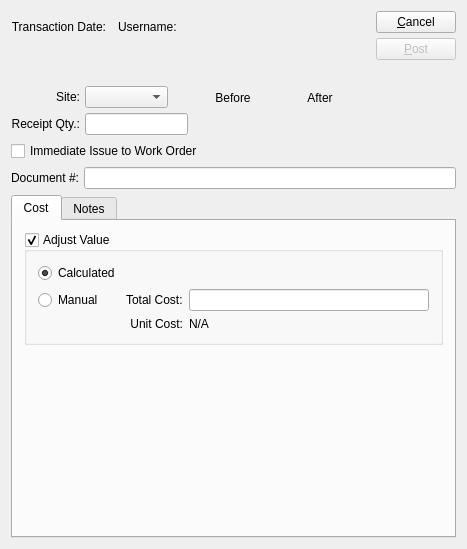
<?xml version="1.0" encoding="UTF-8"?>
<ui version="4.0">
 <comment>This file is part of the xTuple ERP: PostBooks Edition, a free and
open source Enterprise Resource Planning software suite,
Copyright (c) 1999-2019 by OpenMFG LLC, d/b/a xTuple.
It is licensed to you under the Common Public Attribution License
version 1.0, the full text of which (including xTuple-specific Exhibits)
is available at www.xtuple.com/CPAL.  By using this software, you agree
to be bound by its terms.</comment>
 <class>materialReceiptTrans</class>
 <widget class="QWidget" name="materialReceiptTrans">
  <property name="geometry">
   <rect>
    <x>0</x>
    <y>0</y>
    <width>467</width>
    <height>549</height>
   </rect>
  </property>
  <property name="windowTitle">
   <string>Material Receipt Transaction</string>
  </property>
  <layout class="QVBoxLayout" name="verticalLayout_3">
   <item>
    <layout class="QHBoxLayout">
     <item>
      <layout class="QVBoxLayout">
       <item>
        <layout class="QHBoxLayout">
         <item>
          <widget class="QLabel" name="_transDateLit">
           <property name="text">
            <string>Transaction Date:</string>
           </property>
           <property name="alignment">
            <set>Qt::AlignRight|Qt::AlignTrailing|Qt::AlignVCenter</set>
           </property>
           <property name="buddy">
            <cstring>_transDate</cstring>
           </property>
          </widget>
         </item>
         <item>
          <widget class="DLineEdit" name="_transDate"/>
         </item>
         <item>
          <widget class="QLabel" name="_usernameLit">
           <property name="text">
            <string>Username:</string>
           </property>
          </widget>
         </item>
         <item>
          <widget class="QLabel" name="_username">
           <property name="sizePolicy">
            <sizepolicy hsizetype="Expanding" vsizetype="Preferred">
             <horstretch>0</horstretch>
             <verstretch>0</verstretch>
            </sizepolicy>
           </property>
           <property name="alignment">
            <set>Qt::AlignLeading|Qt::AlignLeft|Qt::AlignVCenter</set>
           </property>
          </widget>
         </item>
        </layout>
       </item>
       <item>
        <layout class="QHBoxLayout">
         <property name="spacing">
          <number>0</number>
         </property>
         <item>
          <widget class="ItemCluster" name="_item">
           <property name="focusPolicy">
            <enum>Qt::StrongFocus</enum>
           </property>
          </widget>
         </item>
         <item>
          <spacer>
           <property name="orientation">
            <enum>Qt::Horizontal</enum>
           </property>
           <property name="sizeType">
            <enum>QSizePolicy::Expanding</enum>
           </property>
           <property name="sizeHint" stdset="0">
            <size>
             <width>20</width>
             <height>20</height>
            </size>
           </property>
          </spacer>
         </item>
        </layout>
       </item>
      </layout>
     </item>
     <item>
      <layout class="QVBoxLayout">
       <property name="spacing">
        <number>5</number>
       </property>
       <item>
        <widget class="QPushButton" name="_close">
         <property name="text">
          <string>&amp;Cancel</string>
         </property>
        </widget>
       </item>
       <item>
        <widget class="QPushButton" name="_post">
         <property name="enabled">
          <bool>false</bool>
         </property>
         <property name="text">
          <string>&amp;Post</string>
         </property>
         <property name="default">
          <bool>true</bool>
         </property>
        </widget>
       </item>
       <item>
        <spacer>
         <property name="orientation">
          <enum>Qt::Vertical</enum>
         </property>
         <property name="sizeType">
          <enum>QSizePolicy::Preferred</enum>
         </property>
         <property name="sizeHint" stdset="0">
          <size>
           <width>20</width>
           <height>20</height>
          </size>
         </property>
        </spacer>
       </item>
      </layout>
     </item>
    </layout>
   </item>
   <item>
    <layout class="QHBoxLayout">
     <property name="spacing">
      <number>0</number>
     </property>
     <item>
      <layout class="QHBoxLayout">
       <property name="spacing">
        <number>5</number>
       </property>
       <item>
        <layout class="QVBoxLayout">
         <property name="spacing">
          <number>5</number>
         </property>
         <item>
          <widget class="QLabel" name="_warehouseLit">
           <property name="text">
            <string>Site:</string>
           </property>
           <property name="alignment">
            <set>Qt::AlignRight|Qt::AlignTrailing|Qt::AlignVCenter</set>
           </property>
           <property name="margin">
            <number>3</number>
           </property>
           <property name="buddy">
            <cstring>_warehouse</cstring>
           </property>
          </widget>
         </item>
         <item>
          <widget class="QLabel" name="_qtyLit">
           <property name="text">
            <string>Receipt Qty.:</string>
           </property>
           <property name="alignment">
            <set>Qt::AlignRight|Qt::AlignTrailing|Qt::AlignVCenter</set>
           </property>
           <property name="margin">
            <number>2</number>
           </property>
           <property name="buddy">
            <cstring>_qty</cstring>
           </property>
          </widget>
         </item>
        </layout>
       </item>
       <item>
        <layout class="QVBoxLayout">
         <property name="spacing">
          <number>5</number>
         </property>
         <item>
          <layout class="QHBoxLayout">
           <property name="spacing">
            <number>0</number>
           </property>
           <item>
            <widget class="WComboBox" name="_warehouse"/>
           </item>
           <item>
            <spacer>
             <property name="orientation">
              <enum>Qt::Horizontal</enum>
             </property>
             <property name="sizeType">
              <enum>QSizePolicy::Preferred</enum>
             </property>
             <property name="sizeHint" stdset="0">
              <size>
               <width>20</width>
               <height>0</height>
              </size>
             </property>
            </spacer>
           </item>
          </layout>
         </item>
         <item>
          <widget class="XLineEdit" name="_qty">
           <property name="sizePolicy">
            <sizepolicy hsizetype="Preferred" vsizetype="Fixed">
             <horstretch>0</horstretch>
             <verstretch>0</verstretch>
            </sizepolicy>
           </property>
           <property name="alignment">
            <set>Qt::AlignRight</set>
           </property>
          </widget>
         </item>
        </layout>
       </item>
       <item>
        <layout class="QVBoxLayout">
         <property name="spacing">
          <number>0</number>
         </property>
         <item>
          <spacer>
           <property name="orientation">
            <enum>Qt::Vertical</enum>
           </property>
           <property name="sizeType">
            <enum>QSizePolicy::Preferred</enum>
           </property>
           <property name="sizeHint" stdset="0">
            <size>
             <width>10</width>
             <height>0</height>
            </size>
           </property>
          </spacer>
         </item>
         <item>
          <layout class="QHBoxLayout">
           <property name="spacing">
            <number>7</number>
           </property>
           <item>
            <layout class="QVBoxLayout">
             <property name="spacing">
              <number>2</number>
             </property>
             <item>
              <widget class="QLabel" name="_beforeQtyLit">
               <property name="text">
                <string>Before</string>
               </property>
               <property name="alignment">
                <set>Qt::AlignCenter</set>
               </property>
              </widget>
             </item>
             <item>
              <widget class="XLabel" name="_beforeQty">
               <property name="minimumSize">
                <size>
                 <width>80</width>
                 <height>0</height>
                </size>
               </property>
               <property name="alignment">
                <set>Qt::AlignRight|Qt::AlignTrailing|Qt::AlignVCenter</set>
               </property>
              </widget>
             </item>
            </layout>
           </item>
           <item>
            <layout class="QVBoxLayout">
             <property name="spacing">
              <number>2</number>
             </property>
             <item>
              <widget class="QLabel" name="_afterQtyLit">
               <property name="text">
                <string>After</string>
               </property>
               <property name="alignment">
                <set>Qt::AlignCenter</set>
               </property>
              </widget>
             </item>
             <item>
              <widget class="XLabel" name="_afterQty">
               <property name="minimumSize">
                <size>
                 <width>80</width>
                 <height>0</height>
                </size>
               </property>
               <property name="alignment">
                <set>Qt::AlignRight|Qt::AlignTrailing|Qt::AlignVCenter</set>
               </property>
              </widget>
             </item>
            </layout>
           </item>
          </layout>
         </item>
        </layout>
       </item>
      </layout>
     </item>
     <item>
      <spacer>
       <property name="orientation">
        <enum>Qt::Horizontal</enum>
       </property>
       <property name="sizeType">
        <enum>QSizePolicy::Expanding</enum>
       </property>
       <property name="sizeHint" stdset="0">
        <size>
         <width>101</width>
         <height>20</height>
        </size>
       </property>
      </spacer>
     </item>
    </layout>
   </item>
   <item>
    <layout class="QVBoxLayout">
     <property name="spacing">
      <number>0</number>
     </property>
     <item>
      <layout class="QHBoxLayout">
       <property name="spacing">
        <number>0</number>
       </property>
       <item>
        <widget class="QCheckBox" name="_issueToWo">
         <property name="sizePolicy">
          <sizepolicy hsizetype="Expanding" vsizetype="Fixed">
           <horstretch>0</horstretch>
           <verstretch>0</verstretch>
          </sizepolicy>
         </property>
         <property name="minimumSize">
          <size>
           <width>0</width>
           <height>20</height>
          </size>
         </property>
         <property name="text">
          <string>Immediate Issue to Work Order</string>
         </property>
        </widget>
       </item>
       <item>
        <spacer>
         <property name="orientation">
          <enum>Qt::Horizontal</enum>
         </property>
         <property name="sizeType">
          <enum>QSizePolicy::Expanding</enum>
         </property>
         <property name="sizeHint" stdset="0">
          <size>
           <width>71</width>
           <height>10</height>
          </size>
         </property>
        </spacer>
       </item>
      </layout>
     </item>
     <item>
      <widget class="WoCluster" name="_wo">
       <property name="enabled">
        <bool>false</bool>
       </property>
       <property name="focusPolicy">
        <enum>Qt::StrongFocus</enum>
       </property>
      </widget>
     </item>
    </layout>
   </item>
   <item>
    <layout class="QHBoxLayout">
     <property name="spacing">
      <number>5</number>
     </property>
     <item>
      <widget class="QLabel" name="_documentNumLit">
       <property name="text">
        <string>Document #:</string>
       </property>
       <property name="alignment">
        <set>Qt::AlignRight|Qt::AlignTrailing|Qt::AlignVCenter</set>
       </property>
       <property name="buddy">
        <cstring>_documentNum</cstring>
       </property>
      </widget>
     </item>
     <item>
      <widget class="XLineEdit" name="_documentNum"/>
     </item>
    </layout>
   </item>
   <item>
    <widget class="QTabWidget" name="_tab">
     <property name="currentIndex">
      <number>0</number>
     </property>
     <widget class="QWidget" name="tabCost">
      <attribute name="title">
       <string>Cost</string>
      </attribute>
      <layout class="QVBoxLayout" name="verticalLayout_2">
       <item>
        <widget class="QGroupBox" name="_costAdjust">
         <property name="title">
          <string>Adjust Value</string>
         </property>
         <property name="checkable">
          <bool>true</bool>
         </property>
         <layout class="QGridLayout" name="gridLayout_2">
          <item row="0" column="0">
           <widget class="QRadioButton" name="_costCalculated">
            <property name="text">
             <string>Calculated</string>
            </property>
            <property name="checked">
             <bool>true</bool>
            </property>
           </widget>
          </item>
          <item row="1" column="0">
           <widget class="QRadioButton" name="_costManual">
            <property name="text">
             <string>Manual</string>
            </property>
           </widget>
          </item>
          <item row="1" column="1">
           <widget class="QLabel" name="_lblCost">
            <property name="text">
             <string>Total Cost:</string>
            </property>
            <property name="buddy">
             <cstring>_cost</cstring>
            </property>
           </widget>
          </item>
          <item row="1" column="2">
           <widget class="XLineEdit" name="_cost"/>
          </item>
          <item row="2" column="1">
           <widget class="QLabel" name="_unitCostLit">
            <property name="text">
             <string>Unit Cost:</string>
            </property>
            <property name="alignment">
             <set>Qt::AlignRight|Qt::AlignTrailing|Qt::AlignVCenter</set>
            </property>
           </widget>
          </item>
          <item row="2" column="2">
           <widget class="XLabel" name="_unitCost">
            <property name="text">
             <string>N/A</string>
            </property>
           </widget>
          </item>
         </layout>
        </widget>
       </item>
       <item>
        <spacer name="verticalSpacer">
         <property name="orientation">
          <enum>Qt::Vertical</enum>
         </property>
         <property name="sizeHint" stdset="0">
          <size>
           <width>20</width>
           <height>1</height>
          </size>
         </property>
        </spacer>
       </item>
      </layout>
     </widget>
     <widget class="QWidget" name="tabNotes">
      <attribute name="title">
       <string>Notes</string>
      </attribute>
      <layout class="QVBoxLayout" name="verticalLayout">
       <item>
        <widget class="XTextEdit" name="_notes">
         <property name="sizePolicy">
          <sizepolicy hsizetype="Expanding" vsizetype="Expanding">
           <horstretch>0</horstretch>
           <verstretch>1</verstretch>
          </sizepolicy>
         </property>
         <property name="tabChangesFocus">
          <bool>true</bool>
         </property>
         <property name="spellEnable">
          <bool>true</bool>
         </property>
        </widget>
       </item>
      </layout>
     </widget>
    </widget>
   </item>
  </layout>
 </widget>
 <layoutdefault spacing="6" margin="11"/>
 <customwidgets>
  <customwidget>
   <class>DLineEdit</class>
   <extends>QWidget</extends>
   <header>datecluster.h</header>
   <container>1</container>
  </customwidget>
  <customwidget>
   <class>ItemCluster</class>
   <extends>QWidget</extends>
   <header>itemcluster.h</header>
   <container>1</container>
  </customwidget>
  <customwidget>
   <class>WComboBox</class>
   <extends>XComboBox</extends>
   <header>wcombobox.h</header>
  </customwidget>
  <customwidget>
   <class>WoCluster</class>
   <extends>QWidget</extends>
   <header>wocluster.h</header>
  </customwidget>
  <customwidget>
   <class>XComboBox</class>
   <extends>QComboBox</extends>
   <header>xcombobox.h</header>
  </customwidget>
  <customwidget>
   <class>XLabel</class>
   <extends>QLabel</extends>
   <header>xlabel.h</header>
  </customwidget>
  <customwidget>
   <class>XLineEdit</class>
   <extends>QLineEdit</extends>
   <header>xlineedit.h</header>
   <container>1</container>
  </customwidget>
  <customwidget>
   <class>XTextEdit</class>
   <extends>QTextEdit</extends>
   <header>xtextedit.h</header>
  </customwidget>
 </customwidgets>
 <tabstops>
  <tabstop>_transDate</tabstop>
  <tabstop>_item</tabstop>
  <tabstop>_warehouse</tabstop>
  <tabstop>_qty</tabstop>
  <tabstop>_issueToWo</tabstop>
  <tabstop>_wo</tabstop>
  <tabstop>_documentNum</tabstop>
  <tabstop>_costAdjust</tabstop>
  <tabstop>_costCalculated</tabstop>
  <tabstop>_costManual</tabstop>
  <tabstop>_cost</tabstop>
  <tabstop>_tab</tabstop>
  <tabstop>_notes</tabstop>
  <tabstop>_post</tabstop>
  <tabstop>_close</tabstop>
 </tabstops>
 <resources/>
 <connections>
  <connection>
   <sender>_issueToWo</sender>
   <signal>toggled(bool)</signal>
   <receiver>_wo</receiver>
   <slot>setEnabled(bool)</slot>
   <hints>
    <hint type="sourcelabel">
     <x>31</x>
     <y>211</y>
    </hint>
    <hint type="destinationlabel">
     <x>30</x>
     <y>233</y>
    </hint>
   </hints>
  </connection>
  <connection>
   <sender>_item</sender>
   <signal>valid(bool)</signal>
   <receiver>_post</receiver>
   <slot>setEnabled(bool)</slot>
   <hints>
    <hint type="sourcelabel">
     <x>32</x>
     <y>64</y>
    </hint>
    <hint type="destinationlabel">
     <x>401</x>
     <y>64</y>
    </hint>
   </hints>
  </connection>
  <connection>
   <sender>_item</sender>
   <signal>newId(int)</signal>
   <receiver>_warehouse</receiver>
   <slot>findItemsites(int)</slot>
   <hints>
    <hint type="sourcelabel">
     <x>32</x>
     <y>64</y>
    </hint>
    <hint type="destinationlabel">
     <x>113</x>
     <y>143</y>
    </hint>
   </hints>
  </connection>
  <connection>
   <sender>_item</sender>
   <signal>warehouseIdChanged(int)</signal>
   <receiver>_warehouse</receiver>
   <slot>setId(int)</slot>
   <hints>
    <hint type="sourcelabel">
     <x>32</x>
     <y>64</y>
    </hint>
    <hint type="destinationlabel">
     <x>113</x>
     <y>143</y>
    </hint>
   </hints>
  </connection>
  <connection>
   <sender>_close</sender>
   <signal>clicked()</signal>
   <receiver>materialReceiptTrans</receiver>
   <slot>close()</slot>
   <hints>
    <hint type="sourcelabel">
     <x>401</x>
     <y>31</y>
    </hint>
    <hint type="destinationlabel">
     <x>20</x>
     <y>20</y>
    </hint>
   </hints>
  </connection>
 </connections>
</ui>
